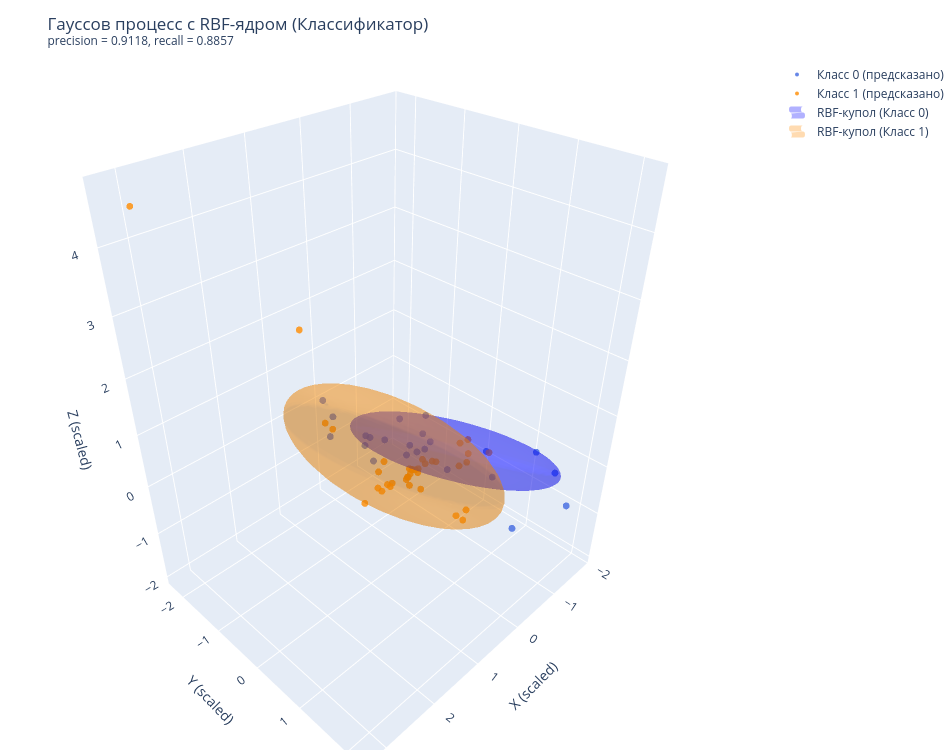

Notebook code cell kept with this figure:
### Code cell
def create_rbf_dome(data, n_std=1.8, n_pts=35):
    mean = np.mean(data, axis=0)
    cov = np.cov(data, rowvar=False)
    vals, vecs = np.linalg.eigh(cov)
    
    u = np.linspace(0, 2 * np.pi, n_pts)
    v = np.linspace(0, np.pi, n_pts)
    x = np.outer(np.cos(u), np.sin(v))
    y = np.outer(np.sin(u), np.sin(v))
    z = np.outer(np.ones_like(u), np.cos(v))
    sphere = np.stack([x, y, z], axis=-1)
    
    radii = n_std * np.sqrt(np.maximum(vals, 0))
    dome = (sphere * radii) @ vecs.T + mean
    return dome[:, :, 0], dome[:, :, 1], dome[:, :, 2]


# Выделяем точки для построения экспоненциальных куполов
pts_c0 = x_tr_sc[y_tr == 0]  # Класс 0 (Выборка 1)
pts_c1 = x_tr_sc[y_tr == 1]  # Класс 1 (Выборки 2 и 3)

# Считаем форму куполов
x_d0, y_d0, z_d0 = create_rbf_dome(pts_c0, n_std=1.8)
x_d1, y_d1, z_d1 = create_rbf_dome(pts_c1, n_std=1.8)


# ==============================================================
# 3. 3D-график в Plotly
# ==============================================================
fig = go.Figure()

# --- Точки Класса 0 (предсказанные или истинные) ---
fig.add_trace(go.Scatter3d(
    x=xt_sc[yg_pr == 0, 0],
    y=xt_sc[yg_pr == 0, 1],
    z=xt_sc[yg_pr == 0, 2],
    mode='markers',
    marker=dict(size=4, color='royalblue', opacity=0.8),
    name='Класс 0 (предсказано)'
))

# --- Точки Класса 1 (предсказанные или истинные) ---
fig.add_trace(go.Scatter3d(
    x=xt_sc[yg_pr == 1, 0],
    y=xt_sc[yg_pr == 1, 1],
    z=xt_sc[yg_pr == 1, 2],
    mode='markers',
    marker=dict(size=4, color='darkorange', opacity=0.8),
    name='Класс 1 (предсказано)'
))

# --- Объемная экспонента (купол RBF) для Класса 0 ---
fig.add_trace(go.Surface(
    x=x_d0, y=y_d0, z=z_d0,
    colorscale=[[0, 'blue'], [1, 'blue']],
    opacity=0.3,
    showscale=False,
    name='RBF-купол (Класс 0)',
    showlegend=True
))

# --- Объемная экспонента (купол RBF) для Класса 1 ---
fig.add_trace(go.Surface(
    x=x_d1, y=y_d1, z=z_d1,
    colorscale=[[0, 'darkorange'], [1, 'darkorange']],
    opacity=0.3,
    showscale=False,
    name='RBF-купол (Класс 1)',
    showlegend=True
))

# --- Оформление заголовка с метриками ---
fig.update_layout(
    title=f'Гауссов процесс с RBF-ядром (Классификатор)<br><sup>precision = {prec_gp:.4f}, recall = {rec_gp:.4f}</sup>',
    scene=dict(
        xaxis_title='X (scaled)',
        yaxis_title='Y (scaled)',
        zaxis_title='Z (scaled)'
    ),
    width=950,
    height=750,
    margin=dict(l=0, r=0, b=0, t=60)
)

fig.show()

### Figure 1 — Plotly figure (JSON) as saved in the notebook; plotly's stock layout.template omitted (floating-point values rounded to 4 significant figures; data arrays with more than 128 entries replaced by an {"elided": "..."} marker saying what was removed)
{"data": [{"marker": {"color": "royalblue", "opacity": 0.8, "size": 4}, "mode": "markers", "name": "Класс 0 (предсказано)", "type": "scatter3d", "x": [-1.561, -0.2521, -0.149, 0.3903, -1.216, 0.1727, 0.09, 0.1022, -1.131, -0.1256, -1.023, -0.1929, 0.1948, -1.247, 0.1809, 0.2116, 0.1861, -0.7963, 0.1738, -1.453, -0.4936, -1.411, -0.02839], "y": [1.281, 0.1056, 1.453, -0.2924, -0.8498, 0.05083, -0.09235, -2.103, -1.413, -0.06266, 0.6667, -2.287, -0.9535, -0.8838, -0.7627, 2.142, -0.8392, 2.119, 0.8382, -1.122, -1.652, 2.062, -2.002], "z": [-0.04289, 0.2464, 0.3704, 0.4197, -0.9752, 0.3791, 0.05697, 0.1441, -0.5366, 0.01481, -0.06804, -0.9106, -0.1682, -0.2471, -0.4022, 0.02453, 0.05975, 0.4602, 0.3457, -0.8956, -0.7106, -0.6279, -0.2246]}, {"marker": {"color": "darkorange", "opacity": 0.8, "size": 4}, "mode": "markers", "name": "Класс 1 (предсказано)", "type": "scatter3d", "x": [-0.6719, 0.194, 0.3898, -0.5431, 2.838, 1.62, -0.6498, 2.108, 0.9951, 0.1189, -1.363, 1.227, 1.106, 0.5237, -1.288, 0.316, 0.5955, 1.634, 0.2698, 0.03316, -0.5459, -1.328, -0.2303, -0.4087, -0.5882, -0.2753, 3.278, -0.1887, -0.1573, 2.063, 0.2421, -0.1215, -0.09828, -0.2752, -1.234, -0.2161, 0.01122], "y": [-0.1917, 0.08311, -0.1605, -0.239, 0.8021, 0.8071, -0.08923, 0.3025, -0.134, -0.05905, 0.4808, 1.895, 1.92, -0.3135, 0.06649, -0.2997, -0.1493, 1.601, -0.2356, -0.0949, 0.646, -0.1314, -0.1825, -0.184, 0.4625, -0.1578, -1.691, -0.0846, -0.1889, 0.3967, 1.307, -0.8139, -0.1718, -0.3008, 0.1379, -0.3008, -0.1369], "z": [-0.5664, -0.4184, -0.4731, -0.5759, 3.877, 1.135, -0.5079, 1.96, -0.4393, -0.4239, -0.3915, 0.7773, 0.6336, -0.5176, -0.2939, -0.5601, -0.4395, 1.319, -0.5194, -0.4438, -0.03698, -0.5033, -0.4949, -0.3718, -0.2435, -0.4831, 4.719, -0.4721, -0.4584, 1.885, -0.1344, -0.6176, -0.5013, -0.5777, -0.532, -0.5321, -0.4883]}, {"colorscale": [[0, "blue"], [1, "blue"]], "name": "RBF-купол (Класс 0)", "opacity": 0.3, "showlegend": true, "showscale": false, "type": "surface", "x": {"elided": "35x35 float values"}, "y": {"elided": "35x35 float values"}, "z": {"elided": "35x35 float values"}}, {"colorscale": [[0, "darkorange"], [1, "darkorange"]], "name": "RBF-купол (Класс 1)", "opacity": 0.3, "showlegend": true, "showscale": false, "type": "surface", "x": {"elided": "35x35 float values"}, "y": {"elided": "35x35 float values"}, "z": {"elided": "35x35 float values"}}], "layout": {"height": 750, "margin": {"b": 0, "l": 0, "r": 0, "t": 60}, "scene": {"xaxis": {"title": {"text": "X (scaled)"}}, "yaxis": {"title": {"text": "Y (scaled)"}}, "zaxis": {"title": {"text": "Z (scaled)"}}}, "title": {"text": "Гауссов процесс с RBF-ядром (Классификатор)<br><sup>precision = 0.9118, recall = 0.8857</sup>"}, "width": 950}}
